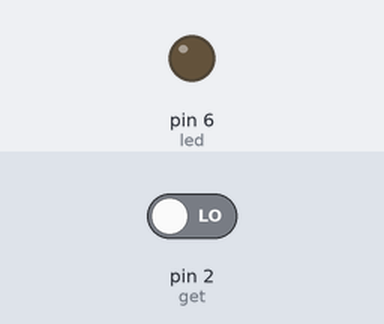
Recording of a sketch running on a simulated Arduino Uno, built with avr-gcc and run on an emulated ATmega328P. Shown: output pins drawn as LEDs (lit = HIGH). The test bench sets the inputs (shaded band); at power-on: pin 2 (get) LOW. Pins used as bus, display or sensor lines are not drawn.

Above: at 1.2 s.
1.3 s: pin 2 (get) driven HIGH
At 2.5 s:
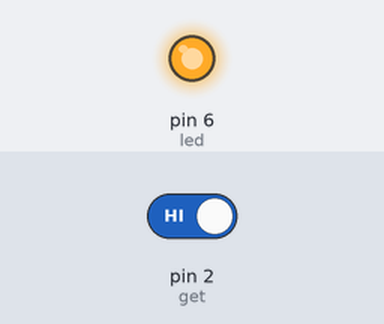
Timing chart, 0 to 4.3 s (numbered marks = the images above; inputs shaded):
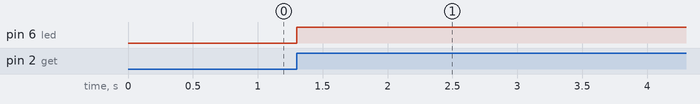

Measured:
- after the input at 1.3 s, pin 6 (led): LOW → HIGH at once

The sketch:

pir.ino
```cpp
int get = 2;
int led=6;
int gpsvcc = A0;
int del = 60000;
void setup() {
  pinMode(get, INPUT);
  pinMode(led, OUTPUT);
}
void loop() {
  int sensorValue = digitalRead(get);
  if (sensorValue == 1) {
    analogWrite(gpsvcc, 169);
    digitalWrite(led,HIGH);
    delay(del);
    analogWrite(gpsvcc, 0);
    digitalWrite(led,LOW);
  delay(del);
  }
}
```
